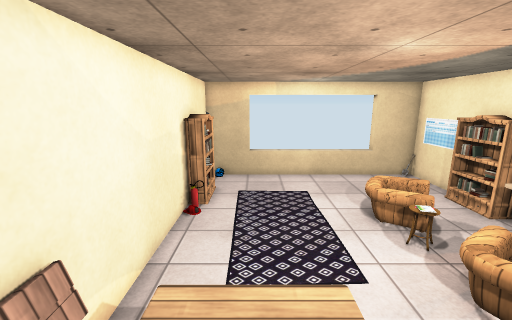
[1] (above)

12 first-person views from a walk through a scene from a Unity 3-D project. The camera is 1.3 m above the floor, tilts 12° down and sees 90° across. Doors are open. The floor is counted in squares, 0.5 m on a side. Each view is taken from the middle of a square. On the plan, view 1 faces up. The plan holds only what a view shows up to about 18 squares ahead; the rest is blank. Some animated figures are not drawn. Some surface patterns are stand-ins.

[2]
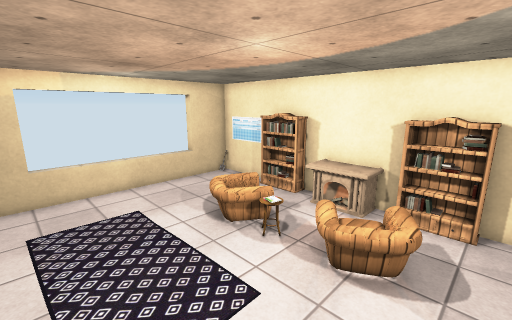

[3]
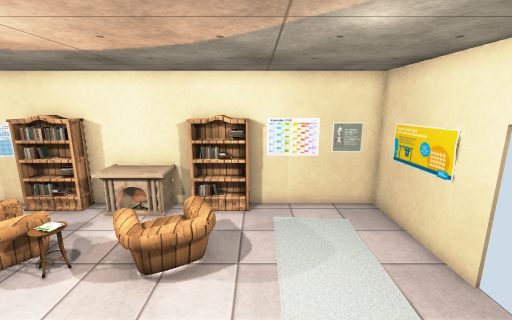

[4]
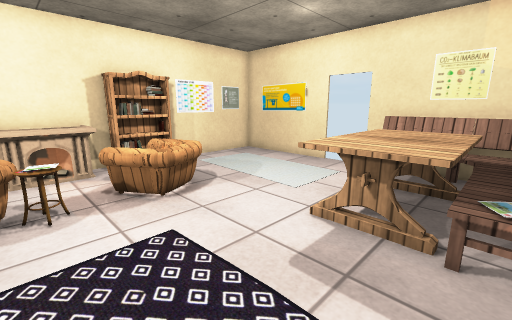

[5]
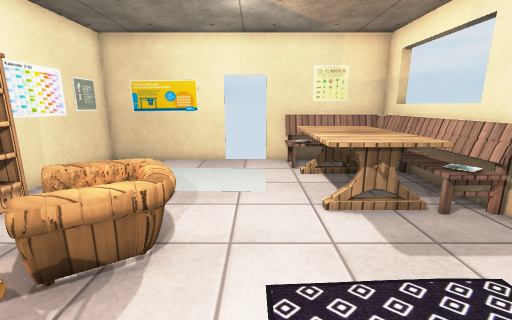

[6]
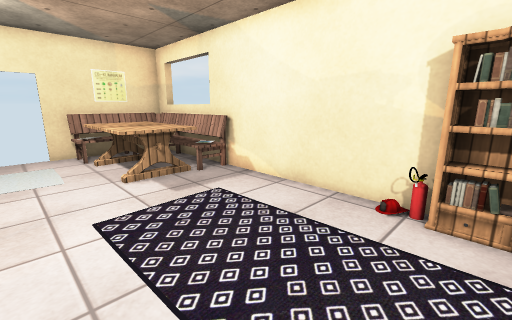

[7]
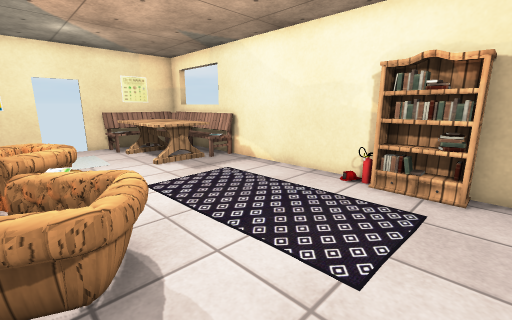

[8]
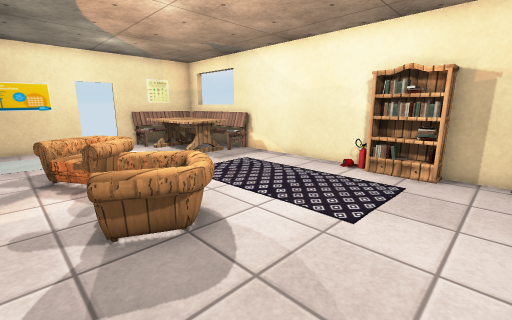

[9]
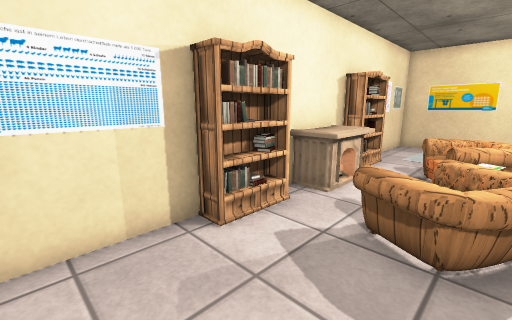

[10]
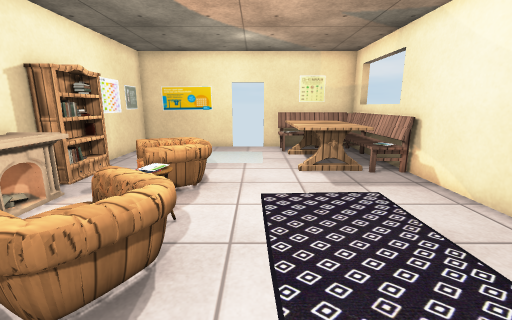

[11]
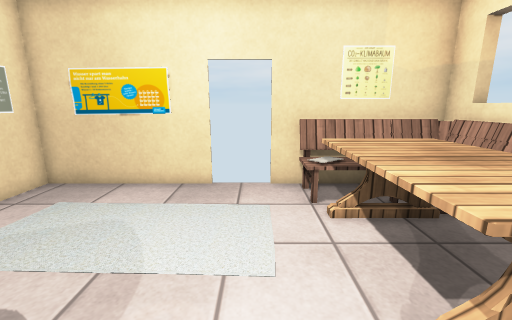

[12]
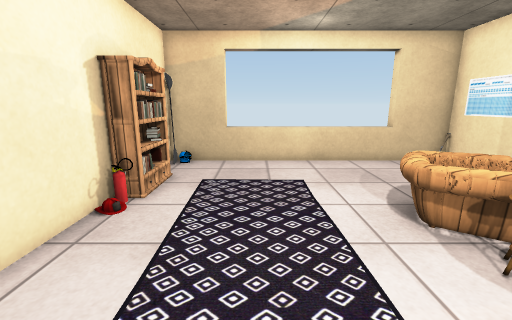

### Floor plan
Key: @ floor where view 1 was taken; # wall or solid block; x gap in a wall; . main floor; : floor 0.5 m higher than the main floor; + floor 0.75 m higher than the main floor; * floor 1 m higher than the main floor; D open door; = window, fence, low wall or low ledge; B bookshelf; K books; E fire extinguisher; C chair; F fireplace; N bench; O other object.
Columns run from 4 left of view 1 to 10 right of it. Each row starts with its distance up from view 1.
 17    ##======##
 16  ###========###
 15  #............#
 14  #............#
 13  BK...........#
 12  #K..........B#
 11  #E......C#..KB
 10  #......####.K#
  9  #......##O...#
  8  #.......O#.FFF
  7  #.......OO.FFF
  6  #.......##.FFF
  5  #.......xO..B#
  4  #......=###.BB
  3  #+***...CC .KK
  2  N:* *.......B#
  1  N:* *........#
  0  N:*@*........#
 -1  N:* O........#
 -2 #N:::+........#
 -3 #######DD######
 -4       #DD####

Where each view was taken, in squares from view 1:
view 1: 0 up, 0 right, facing up
view 2: 2 up, 1 left, facing up-right
view 3: 2 up, 1 left, facing right
view 4: 8 up, 2 left, facing down-right
view 5: 9 up, 3 right, facing down
view 6: 12 up, 4 right, facing down-left
view 7: 14 up, 6 right, facing down-left
view 8: 15 up, 8 right, facing down-left
view 9: 15 up, 5 right, facing down-right
view 10: 13 up, 3 right, facing down
view 11: 5 up, 3 right, facing down
view 12: 4 up, 1 right, facing up
